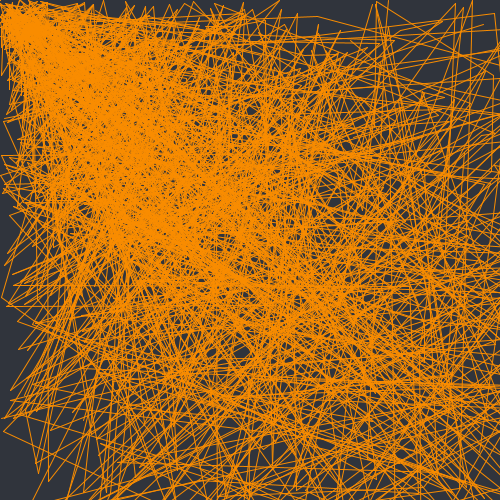
Frame 1 (no input)
Frame 60 (the mouse pressed at the canvas centre just before this capture): identical to frame 1, image omitted
Frame 120 (the mouse held since frame 60 and released just before this capture): identical to frame 1, image omitted

The Processing sketch that drew this single still picture (run headless with seeded random() and noise(); from frame 60 on, the mouse is pressed at the canvas centre):

// Processing sketch: processing_187401
// ── processing_187401.pde

void setup() {
  size(500, 500);
  background(48, 52, 60);
  frameRate(30);
  smooth();

  int col = int(random(217));

  int a = 10;
  int b = 20;
  for (int i = 0; i < 10; i++) {
    int c = int(random(50));
    int d = int(random(50));
    stroke(249, col, 0);
    line(a, b, c, d);
    a = c;
    b = d;
    for (int j = 0; j < 15; j++) {
      int e = 10*j;
      int f = 20*j;
      for (int k = 0; k < 10; k++) {
        int g = int(random(50*j));
        int h = int(random(50*j));
        stroke(249, col, 0);
        line(e, f, g, h);
        e = g;
        f = h;
      }
    }
  }
}

void draw() {
  //col = int(random(217));
}
